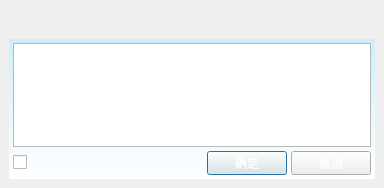
<?xml version="1.0" encoding="UTF-8"?>
<ui version="4.0">
 <class>DialogHint</class>
 <widget class="QDialog" name="DialogHint">
  <property name="geometry">
   <rect>
    <x>0</x>
    <y>0</y>
    <width>384</width>
    <height>188</height>
   </rect>
  </property>
  <property name="windowTitle">
   <string>Dialog</string>
  </property>
  <property name="styleSheet">
   <string notr="true">QWidget {
	font: 25 9pt &quot;微软雅黑&quot;;
}

#label_title {
	color: #ffffff;
}

#body_widget {
	border-width: 40px 10px 10px 10px;
	border-image: url(:/skins/skins/bg_dialogbase.png) 40 10 10 10;
}

#message_widget {
	background-color: qlineargradient(y1: 0, y2: 1, stop: 0 #cdeefb, stop: 1 #ffffff);
}

QPushButton {
	color: #ffffff;
	border-width: 2px;
	border-image: url(:/skins/skins/btn_blue.png) 2 2;
	min-width: 64px;
	min-height: 20px;
}

QPushButton::hover {
	color: #ffffff;
	border-width: 2px;
	border-image: url(:/skins/skins/btn_blue_hover.png) 2 2;
}

QPushButton::pressed {
	color: #ffffff;
	border-width: 2px;
	border-image: url(:/skins/skins/btn_blue_pressed.png) 2 2;
}

#btn_win_close {
	border: 0px;
	background-image: url(:/skins/skins/btn_win_close.png);
}

#btn_win_close::pressed {
	border: 0px;
	background-image: url(:/skins/skins/btn_win_close_pressed.png);
}

#btn_win_close::hover {
	margin:1px;
}

</string>
  </property>
  <layout class="QVBoxLayout" name="verticalLayout_4">
   <property name="spacing">
    <number>0</number>
   </property>
   <property name="leftMargin">
    <number>0</number>
   </property>
   <property name="topMargin">
    <number>0</number>
   </property>
   <property name="rightMargin">
    <number>0</number>
   </property>
   <property name="bottomMargin">
    <number>0</number>
   </property>
   <item>
    <widget class="QWidget" name="body_widget" native="true">
     <layout class="QVBoxLayout" name="verticalLayout_3" stretch="0,1">
      <property name="spacing">
       <number>0</number>
      </property>
      <item>
       <widget class="QWidget" name="header_widget" native="true">
        <property name="minimumSize">
         <size>
          <width>0</width>
          <height>30</height>
         </size>
        </property>
        <property name="maximumSize">
         <size>
          <width>16777215</width>
          <height>30</height>
         </size>
        </property>
        <layout class="QHBoxLayout" name="horizontalLayout">
         <property name="spacing">
          <number>0</number>
         </property>
         <property name="leftMargin">
          <number>10</number>
         </property>
         <property name="topMargin">
          <number>0</number>
         </property>
         <property name="rightMargin">
          <number>0</number>
         </property>
         <property name="bottomMargin">
          <number>0</number>
         </property>
         <item>
          <widget class="QLabel" name="label_title">
           <property name="text">
            <string/>
           </property>
          </widget>
         </item>
         <item>
          <widget class="QToolButton" name="btn_win_close">
           <property name="minimumSize">
            <size>
             <width>30</width>
             <height>26</height>
            </size>
           </property>
           <property name="maximumSize">
            <size>
             <width>30</width>
             <height>26</height>
            </size>
           </property>
           <property name="text">
            <string/>
           </property>
          </widget>
         </item>
        </layout>
       </widget>
      </item>
      <item>
       <widget class="QWidget" name="message_widget" native="true">
        <layout class="QGridLayout" name="gridLayout">
         <property name="leftMargin">
          <number>4</number>
         </property>
         <property name="topMargin">
          <number>4</number>
         </property>
         <property name="rightMargin">
          <number>4</number>
         </property>
         <property name="bottomMargin">
          <number>4</number>
         </property>
         <property name="spacing">
          <number>4</number>
         </property>
         <item row="0" column="0" colspan="4">
          <widget class="QTextBrowser" name="message_browser"/>
         </item>
         <item row="1" column="0">
          <widget class="QCheckBox" name="hint_checkBox">
           <property name="text">
            <string/>
           </property>
          </widget>
         </item>
         <item row="1" column="1">
          <spacer name="horizontalSpacer">
           <property name="orientation">
            <enum>Qt::Horizontal</enum>
           </property>
           <property name="sizeType">
            <enum>QSizePolicy::MinimumExpanding</enum>
           </property>
           <property name="sizeHint" stdset="0">
            <size>
             <width>74</width>
             <height>21</height>
            </size>
           </property>
          </spacer>
         </item>
         <item row="1" column="2">
          <widget class="QPushButton" name="btn_ok">
           <property name="text">
            <string>确定</string>
           </property>
          </widget>
         </item>
         <item row="1" column="3">
          <widget class="QPushButton" name="btn_cancel">
           <property name="text">
            <string>取消</string>
           </property>
          </widget>
         </item>
        </layout>
       </widget>
      </item>
     </layout>
    </widget>
   </item>
  </layout>
 </widget>
 <tabstops>
  <tabstop>message_browser</tabstop>
  <tabstop>hint_checkBox</tabstop>
  <tabstop>btn_ok</tabstop>
  <tabstop>btn_cancel</tabstop>
  <tabstop>btn_win_close</tabstop>
 </tabstops>
 <resources/>
 <connections>
  <connection>
   <sender>btn_win_close</sender>
   <signal>clicked()</signal>
   <receiver>DialogHint</receiver>
   <slot>reject()</slot>
   <hints>
    <hint type="sourcelabel">
     <x>375</x>
     <y>68</y>
    </hint>
    <hint type="destinationlabel">
     <x>458</x>
     <y>63</y>
    </hint>
   </hints>
  </connection>
  <connection>
   <sender>btn_cancel</sender>
   <signal>clicked()</signal>
   <receiver>DialogHint</receiver>
   <slot>reject()</slot>
   <hints>
    <hint type="sourcelabel">
     <x>359</x>
     <y>298</y>
    </hint>
    <hint type="destinationlabel">
     <x>534</x>
     <y>298</y>
    </hint>
   </hints>
  </connection>
 </connections>
</ui>
